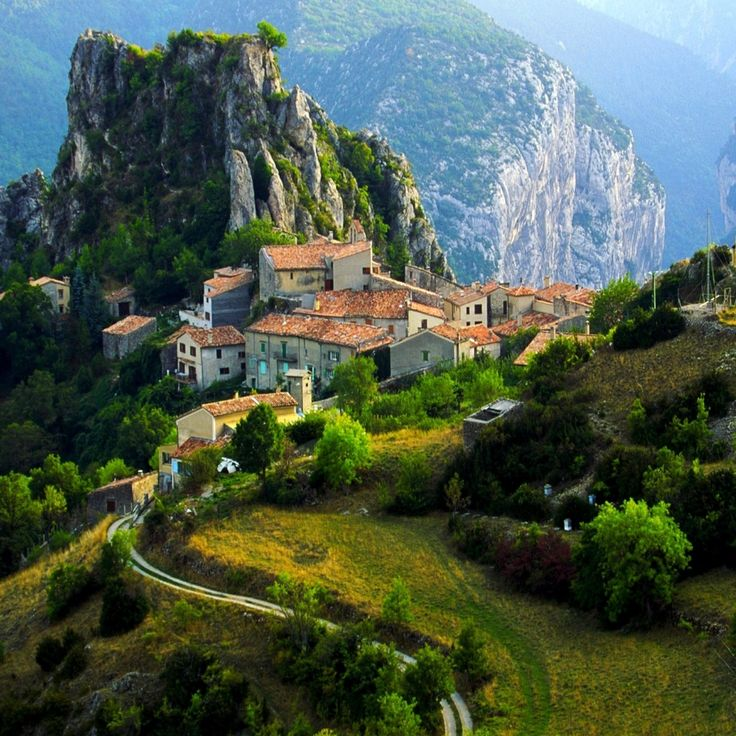
#> input picture CV/openCVcrashCour/Photos/house_1.jpeg, 736 x 736 px
$ python histogram.py
#> lines starting #> are read from the running program, lines starting #| are printed output that depends on the picture; after the words box and inside, x2 and y2 are one past the last pixel; in counts of white or black regions, pixels touching at a corner belong together
import cv2 as cv
import numpy as np
import matplotlib.pyplot as plt


""" histogram helps us to see the distribution of the pixel intensity of an img """

img = cv.imread('Photos/house_1.jpeg')
#> img is the input picture: shape (736, 736, 3); mean B, G, R 76.3, 91.4, 77


black_img = np.zeros(img.shape[:2], dtype='uint8')


""" HISTOGRAM FOR GRAY IMAGE ............ """
# [23 lines of commented-out code are left out]


""" HISTOGRAM FOR COLORED IMAGE ............ """

# ###################@ compoting Colored img hostogram
circle = cv.circle(
    black_img, (img.shape[1] // 2, img.shape[0] // 2), 100, 255,  -1)
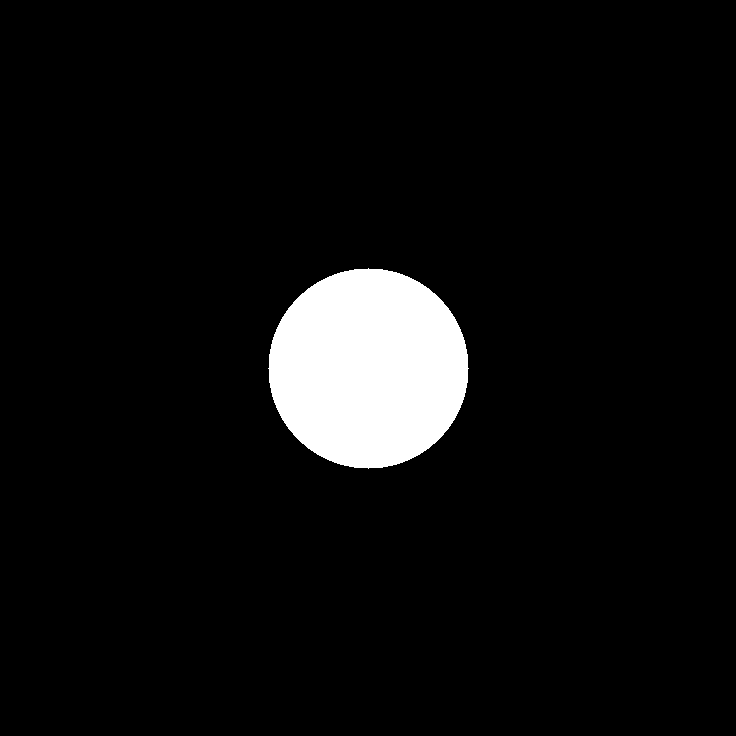
#> black_img: shape (736, 736); 5.8% white; 1 white region, box (x1, y1, x2, y2) and area: (268, 268, 469, 469) 31417


# # we can do it in a specific part of an image by finding the mask
masked_img = cv.bitwise_and(img, img, mask=circle)
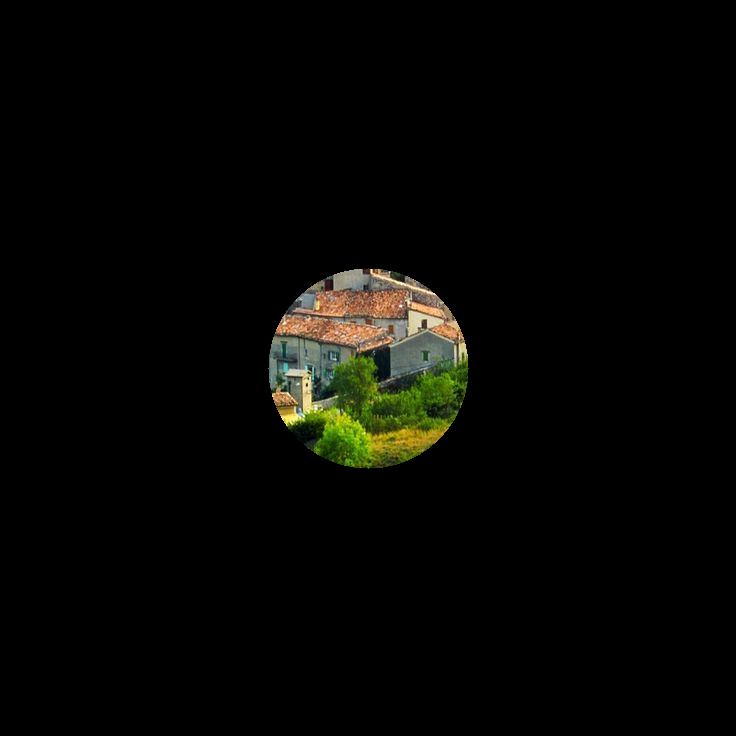
#> masked_img: shape (736, 736, 3); mean B, G, R 3.7, 6.5, 6.4
cv.imshow('masked_img', masked_img)


plt.figure()
plt.title('Grayscale Histogram')
plt.xlabel('Bins')
plt.ylabel('# of pixels')


colors = ('b', 'g', 'r')

for i, colo in enumerate(colors):
    hist = cv.calcHist([img], [i], None, [256], [0, 256])
    plt.plot(hist, color=colo)
    plt.xlim([0, 256])

plt.show()
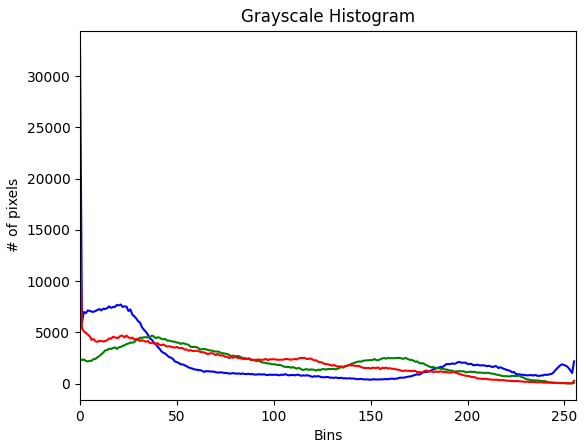
#> figure drawn by matplotlib, 1 panel; curve peaks at x = 0, y = 32811; curve peaks at x = 37, y = 4676; curve peaks at x = 0, y = 14358


cv.waitKey()
cv.destroyAllWindows()

$ run again, with CV/openCVcrashCour/Photos/barcelona_players_1.jpeg copied over CV/openCVcrashCour/Photos/house_1.jpeg
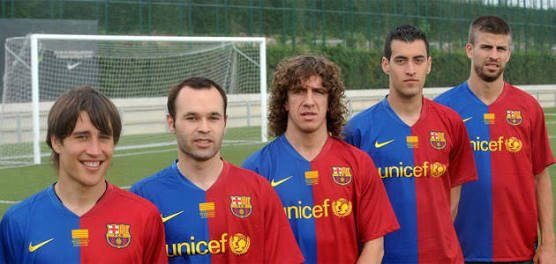
#> input picture CV/openCVcrashCour/Photos/barcelona_players_1.jpeg, 556 x 264 px
#> img is the input picture: shape (264, 556, 3); mean B, G, R 94.8, 93.2, 122.6
#> `circle = cv.circle( black_img, (img.shape[1] // 2, img.shape[0] // 2),..`:
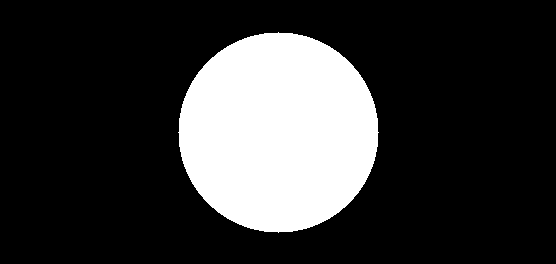
#> black_img: shape (264, 556); 21.4% white; 1 white region, box (x1, y1, x2, y2) and area: (178, 32, 379, 233) 31417
#> `plt.show()`:
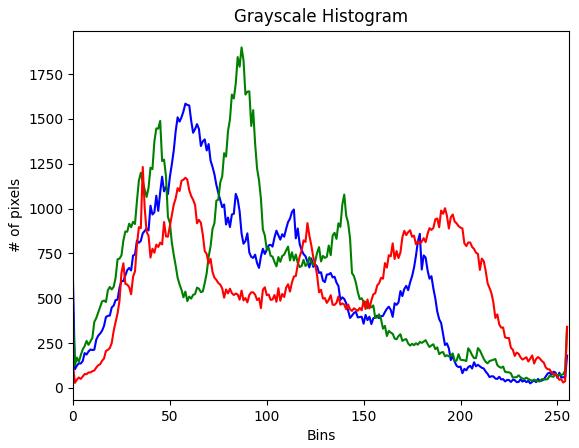
#> figure drawn by matplotlib, 1 panel; curve peaks at x = 58, y = 1585; curve peaks at x = 87, y = 1899; curve peaks at x = 36, y = 1232

$ run again, with CV/openCVcrashCour/Photos/boston_park.jpeg copied over CV/openCVcrashCour/Photos/house_1.jpeg
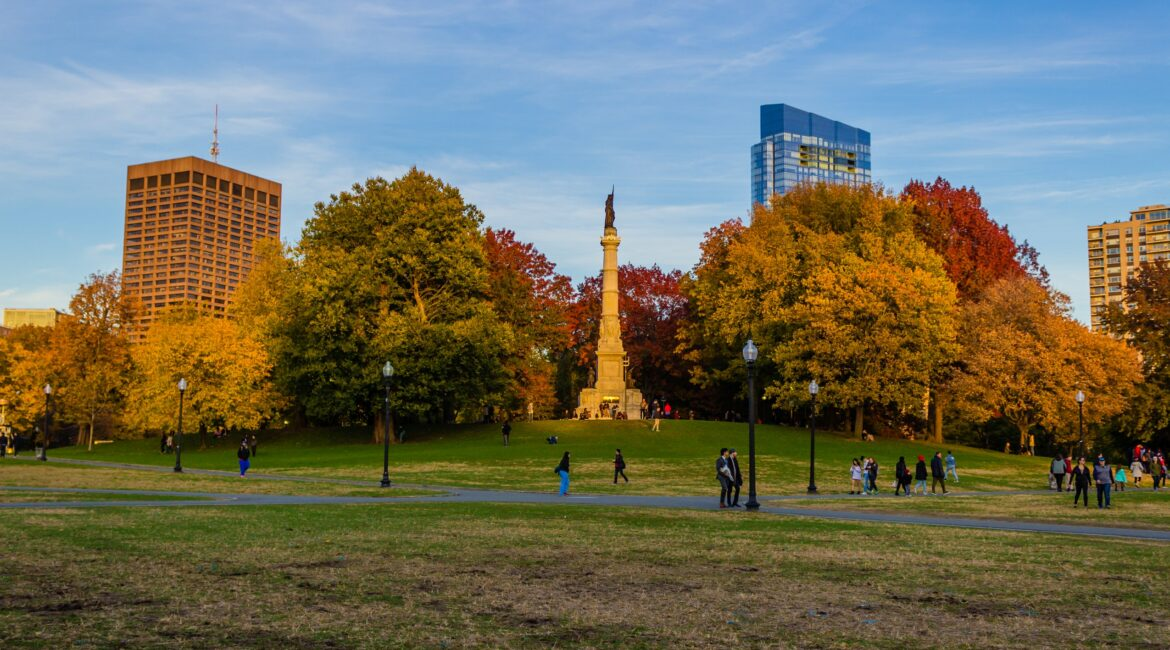
#> input picture CV/openCVcrashCour/Photos/boston_park.jpeg, 1170 x 650 px
#> img is the input picture: shape (650, 1170, 3); mean B, G, R 92.7, 110.5, 111.4
#> `circle = cv.circle( black_img, (img.shape[1] // 2, img.shape[0] // 2),..`:
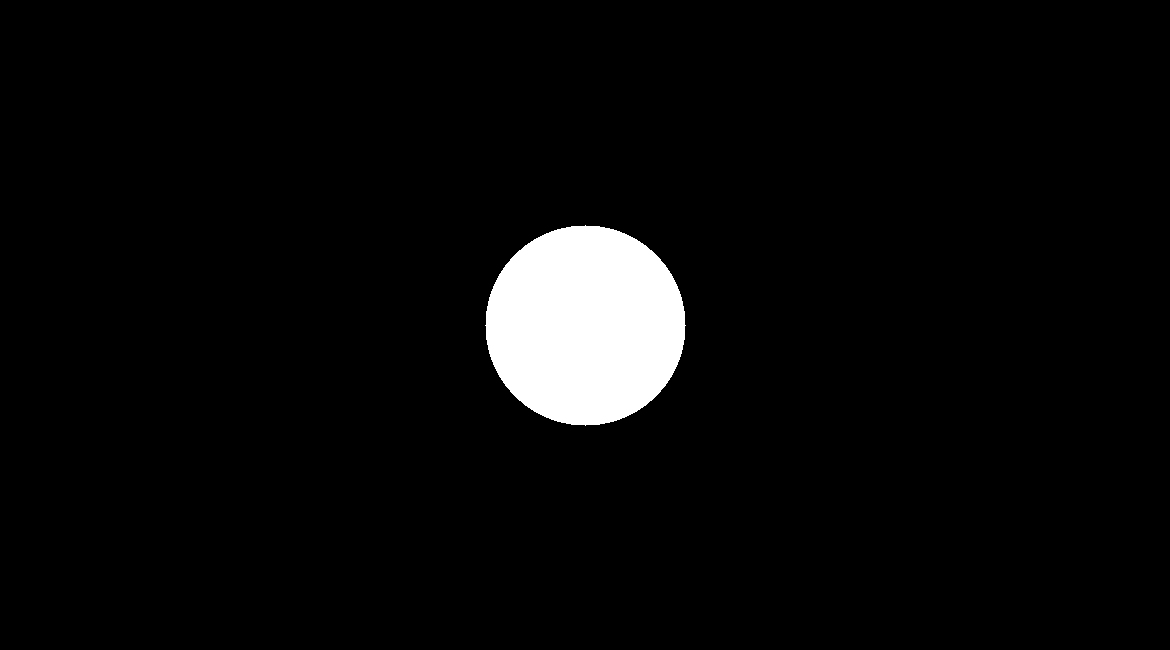
#> black_img: shape (650, 1170); 4.1% white; 1 white region, box (x1, y1, x2, y2) and area: (485, 225, 686, 426) 31417
#> `plt.show()`:
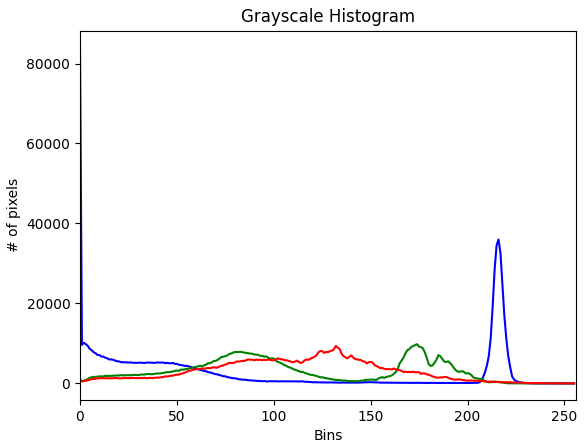
#> figure drawn by matplotlib, 1 panel; curve peaks at x = 0, y = 84030; curve peaks at x = 174, y = 9805; curve peaks at x = 132, y = 9369
